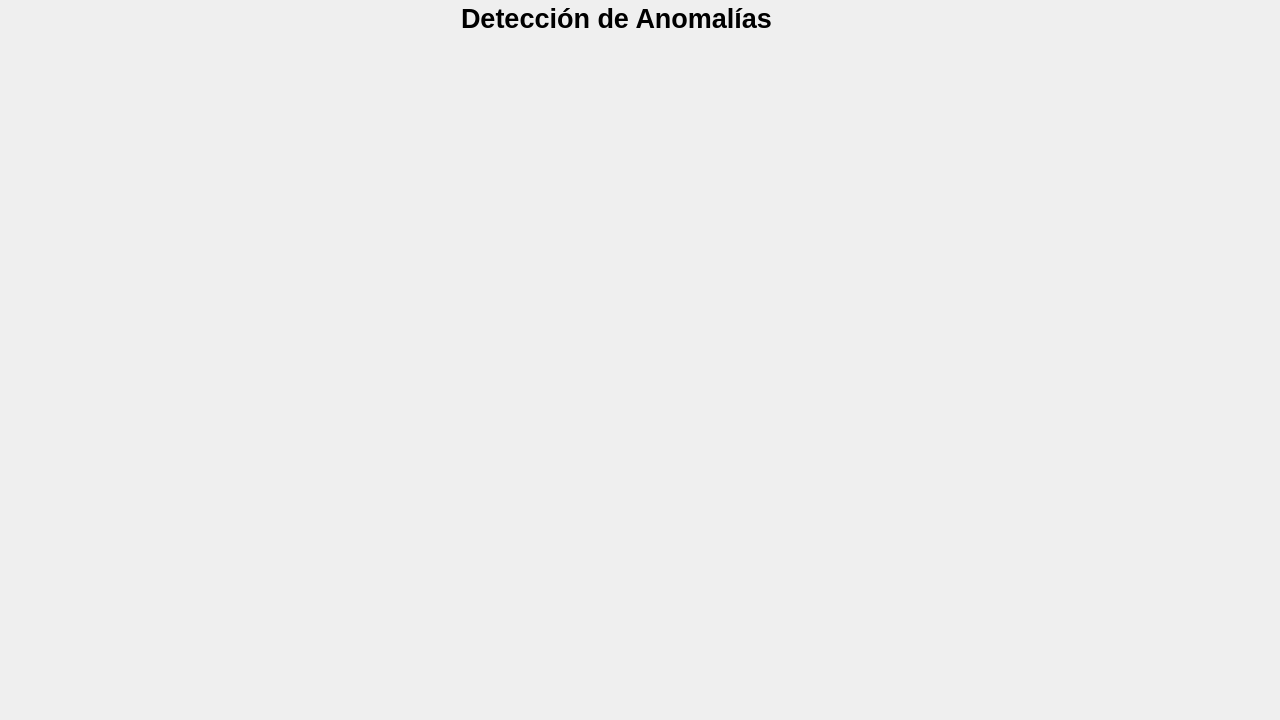
         <widget class="QWidget" name="tab_3">
          <attribute name="icon">
           <iconset>
            <normaloff>../../GUI/2018982.png</normaloff>../../GUI/2018982.png</iconset>
          </attribute>
          <attribute name="title">
           <string/>
          </attribute>
          <widget class="QWidget" name="verticalLayoutWidget_13">
           <property name="geometry">
            <rect>
             <x>200</x>
             <y>40</y>
             <width>831</width>
             <height>211</height>
            </rect>
           </property>
           <layout class="QVBoxLayout" name="verticalLayout_15"/>
          </widget>
          <widget class="QWidget" name="verticalLayoutWidget_14">
           <property name="geometry">
            <rect>
             <x>200</x>
             <y>270</y>
             <width>831</width>
             <height>211</height>
            </rect>
           </property>
           <layout class="QVBoxLayout" name="verticalLayout_16"/>
          </widget>
          <widget class="QWidget" name="verticalLayoutWidget_15">
           <property name="geometry">
            <rect>
             <x>200</x>
             <y>500</y>
             <width>831</width>
             <height>211</height>
            </rect>
           </property>
           <layout class="QVBoxLayout" name="verticalLayout_17"/>
          </widget>
          <widget class="QWidget" name="layoutWidget">
           <property name="geometry">
            <rect>
             <x>-4</x>
             <y>1</y>
             <width>1241</width>
             <height>35</height>
            </rect>
           </property>
           <layout class="QHBoxLayout" name="horizontalLayout_3">
            <item>
             <spacer name="horizontalSpacer_5">
              <property name="orientation">
               <enum>Qt::Horizontal</enum>
              </property>
              <property name="sizeHint" stdset="0">
               <size>
                <width>40</width>
                <height>20</height>
               </size>
              </property>
             </spacer>
            </item>
            <item>
             <widget class="QLabel" name="label_3">
              <property name="text">
               <string>&lt;html&gt;&lt;head/&gt;&lt;body&gt;&lt;p align=&quot;center&quot;&gt;&lt;span style=&quot; font-size:20pt; font-weight:600; color:#000000;&quot;&gt;Detección de Anomalías&lt;/span&gt;&lt;/p&gt;&lt;/body&gt;&lt;/html&gt;</string>
              </property>
             </widget>
            </item>
            <item>
             <spacer name="horizontalSpacer_6">
              <property name="orientation">
               <enum>Qt::Horizontal</enum>
              </property>
              <property name="sizeHint" stdset="0">
               <size>
                <width>40</width>
                <height>20</height>
               </size>
              </property>
             </spacer>
            </item>
           </layout>
          </widget>
          <widget class="QLabel" name="label_39">
           <property name="geometry">
            <rect>
             <x>1050</x>
             <y>540</y>
             <width>221</width>
             <height>171</height>
            </rect>
           </property>
           <property name="styleSheet">
            <string notr="true">background-color: qradialgradient(spread:pad, cx:0.5, cy:0.5, radius:0.5, fx:0.5, fy:0.5, stop:0 rgba(255, 255, 255, 0), stop:0.35 rgba(255, 255, 255, 0), stop:0.4 rgba(255, 255, 255, 0), stop:0.425 rgba(255, 255, 255, 0), stop:0.44 rgba(252, 252, 252, 0), stop:1 rgba(255, 255, 255, 0))</string>
           </property>
           <property name="text">
            <string/>
           </property>
           <property name="pixmap">
            <pixmap>descargar.png</pixmap>
           </property>
           <property name="scaledContents">
            <bool>true</bool>
           </property>
          </widget>
          <widget class="QLabel" name="label_40">
           <property name="geometry">
            <rect>
             <x>1090</x>
             <y>440</y>
             <width>141</width>
             <height>111</height>
            </rect>
           </property>
           <property name="styleSheet">
            <string notr="true">background-color: qradialgradient(spread:pad, cx:0.5, cy:0.5, radius:0.5, fx:0.5, fy:0.5, stop:0 rgba(255, 255, 255, 0), stop:0.35 rgba(255, 255, 255, 0), stop:0.4 rgba(255, 255, 255, 0), stop:0.425 rgba(255, 255, 255, 0), stop:0.44 rgba(252, 252, 252, 0), stop:1 rgba(255, 255, 255, 0))</string>
           </property>
           <property name="text">
            <string/>
           </property>
           <property name="pixmap">
            <pixmap>Mi proyecto.png</pixmap>
           </property>
           <property name="scaledContents">
            <bool>true</bool>
           </property>
          </widget>
         </widget>
